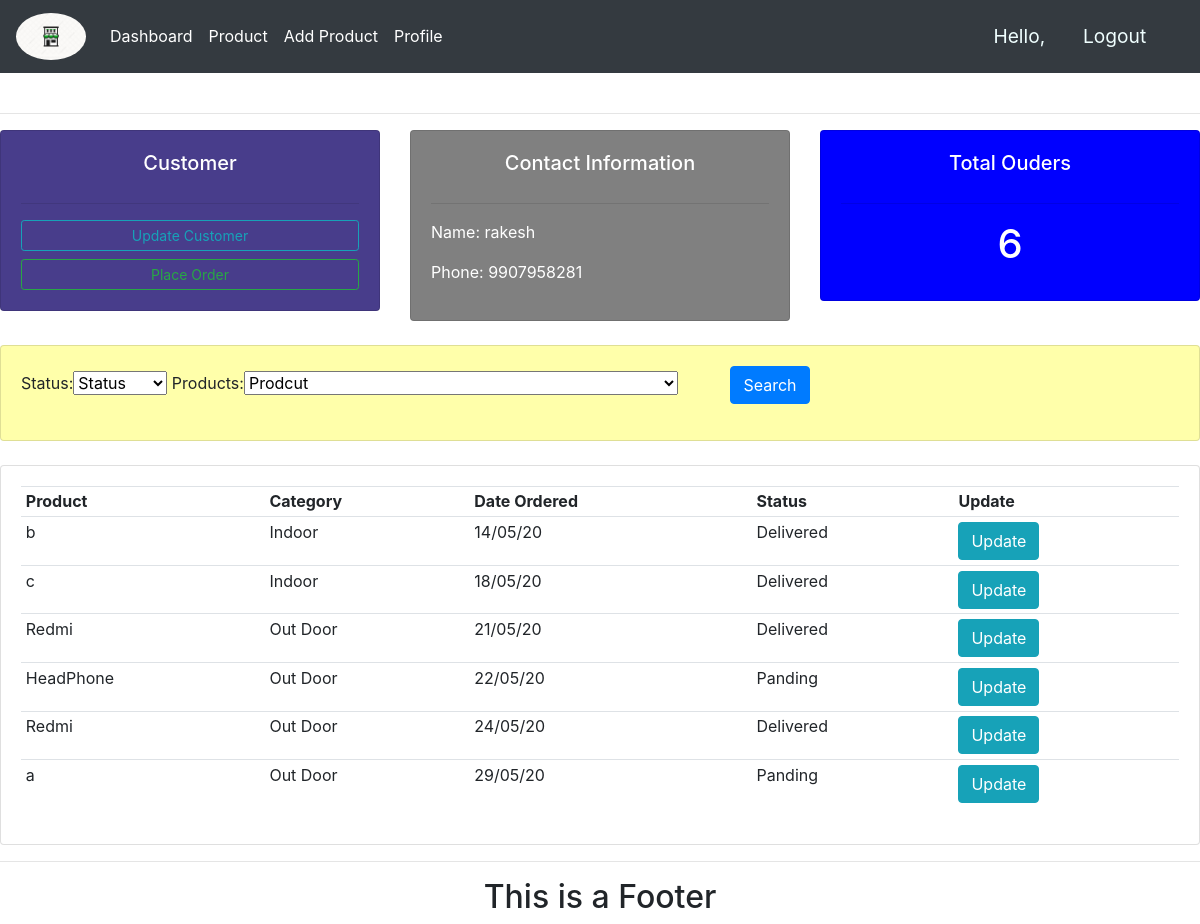
The app's page /seller/customer_detail/6 (signed in) with its own data.
### accounts/models.py (models this page shows, shortened)
class MyProfile(models.Model):
    type = (('customer','customer'),('seller','seller'))
    ge = (('male','Male'),('female','Female'))
    user = models.OneToOneField(to=User, on_delete=models.CASCADE)
    name = models.CharField(max_length=100,validators=[validator.name])
    gender = models.CharField(max_length=100,choices=ge)
    phone = models.CharField(max_length=100,validators=[validator.phone])
    register_type = models.CharField(max_length=100,choices=type)
    profile_pic = models.ImageField(default='facebook.jpg', upload_to='profile_pic/', null=True, blank=True)
    cr_date = models.DateTimeField(auto_now_add=True)

### customer/models.py (models this page shows, shortened)
class OrderItem(models.Model):
    status = (('Panding','Panding'),('Delivered','Delivered'))
    product = models.ForeignKey(Product,on_delete=models.CASCADE)
    order = models.ForeignKey(Orders, on_delete=models.CASCADE)
    status = models.CharField(max_length=50,choices=status,default='Panding')
    quantity = models.IntegerField(default=0)
    cr_date = models.DateTimeField(auto_now_add=True)

### seller/models.py (models this page shows, shortened)
class Product(models.Model):
    Category = (('Indoor','Indoor'),('Out Door','Out Door'))
    seller = models.ForeignKey(to=MyProfile,on_delete=models.CASCADE)
    name = models.CharField(max_length=200)
    price = models.FloatField()
    discount_price = models.FloatField(default=0)
    Category = models.CharField(max_length=100,choices = Category)
    description = models.TextField()
    image = models.ImageField(upload_to='product/')
    cr_date = models.DateTimeField(auto_now_add=True)
    tag = models.ManyToManyField(Tag)
    slug = models.SlugField(null=True,unique=True)
    product_status = models.BooleanField(default=True)

### accounts/decoratoer.py (the view)
        def wrapper_func(req, *args, **kwargs):
            group =None
            if req.user.groups.exists():
                group=req.user.groups.all()[0].name
                if group in allowed_roles:
                    return view_func(req, *args, **kwargs)
                else:
                    return HttpResponse('You are note authorized to access this page')

### seller/form.py
class searchForm(forms.Form):
    Status = (('Status','Status'),('Panding','Panding'),('Delivered','Delivered'))
    try:
        product = Product.objects.all()
        pro = (('Product','Prodcut'),)
        for p in product:
            pro= pro+((str(p),str(p)),)
        status = forms.ChoiceField(choices=Status,required=False,initial='None')
        products = forms.ChoiceField(choices = pro,required=False,initial='None')
    except:
        pass

### accounts/decoratoer.py (called while the page is built)
def  allowed_user(allowed_roles=[]):
    def decorator(view_func):
        def wrapper_func(req, *args, **kwargs):
            group =None
            if req.user.groups.exists():
                group=req.user.groups.all()[0].name
                if group in allowed_roles:
                    return view_func(req, *args, **kwargs)
                else:
                    return HttpResponse('You are note authorized to access this page')
        return wrapper_func
    return decorator

### accounts/templatetags/account_extras.py (called while the page is built)
@register.filter(name='has_group')
def has_group(user, group_name):
    group = Group.objects.get(name=group_name)
    try:
        if group in user.groups.all():
            print('True')
            return True
    except:
        return False

### customer/models.py (called while the page is built)
    def __str__(self):
        return str(self.transiction_id)

### seller/views.py (called while the page is built)
@login_required(login_url='login')
@allowed_user(['seller','admin'])
def customer(req,pk):
    search_form = searchForm()
    customer = MyProfile.objects.get(id=pk)
    order = Orders.objects.filter(customer=customer,complete=True)
    total_order = 0
    print('ord',order)
    item_list = []
    for i in order:
        total_order += i.orderitem_set.all().count()
        item_list.append(i.orderitem_set.all())
    print('item',item_list)
    context = {'customer':customer,'search_form':search_form,'order':item_list,'total_order':total_order}
    return render(req,'seller/customer.html',context)

### seller/templates/seller/customer.html (shortened to what this page needs)
{% extends 'accounts/base.html' %} {% block body %}
<br>
<hr>
<div class="row">
    <div class="col-md text-white">
        <div class="card card-body" style="background-color:darkslateblue;">
            <h5 class="card-title text-center">Customer</h5>
            <hr>
            <a class="btn btn-outline-info btn-sm btn-block" href="#"> Update Customer</a>
            <a class="btn btn-outline-success btn-sm btn-block" href="#"> Place Order </a>
        </div>
    </div>
    <div class="col-md text-white">
        <div class="card card-body " style="background-color: grey;">
            <h5 class="card-title text-center">Contact Information</h5>
            <hr>
            <p>Name:       {{customer.name}} </p>
            <p>Phone:      {{customer.phone}} </p>
        </div>
    </div>
    <div class="col-md  text-white" >
        <div class="card card-body" style="background-color: blue">
            <h5 class="card-title text-center">Total Ouders</h5>
            <hr>
            <h1 class="card-title text-center">{{total_order}}</h1>
        </div>
    </div>
</div>
<br>
<div class="row">
    <div class="col">
        <div class="card card-body" style="background-color: rgb(255, 255, 170);">
            <form id="search" action="{% url 'search' customer.id %}" method="POST">
                {{search_form}}
                <button class="btn btn-primary mx-5" type="submit">Search</button>
            </form>
        </div>
    </div>
</div>
<br>
<div class="row">
    <div class="col-md">
        <div class="card card-body" id="search_p">
            <table class="table table-sm" id="product_d">
                <tr>
                    <th>Product</th>
                    <th>Category</th>
                    <th>Date Ordered</th>
                    <th>Status</th>
                    <th>Update</th>
                </tr>
                {% for o in order %}
                {% for i in o %}
                <tr>
                    <td>{{i.product.name}}</td>
                    <td>{{i.product.Category}}</td>
                    <td>{{i.cr_date | date:"d/m/y"}}</td>
                    <td>{{i.status}}</td>
                    <td><a class="btn btn-info" href="{% url 'update_order' i.id %}">Update</a></td>
                </tr>
                {% endfor %}
                {% endfor %}
            </table>
        </div>
    </div>
</div>
{% endblock %}

### static/css/main.css (style rules this page uses)
body { background-color:white }

### records on screen
MyProfile: name "rakesh", phone "9907958281"
OrderItem: product.name "b", product.Category "Indoor", cr_date "14/05/20", status "Delivered"
OrderItem: product.name "c", product.Category "Indoor", cr_date "18/05/20", status "Delivered"
OrderItem: product.name "Redmi", product.Category "Out Door", cr_date "21/05/20", status "Delivered"
OrderItem: product.name "HeadPhone", product.Category "Out Door", cr_date "22/05/20", status "Panding"
OrderItem: product.name "Redmi", product.Category "Out Door", cr_date "24/05/20", status "Delivered"
OrderItem: product.name "a", product.Category "Out Door", cr_date "29/05/20", status "Panding"

### other values on screen
{{ total_order }} "6"
